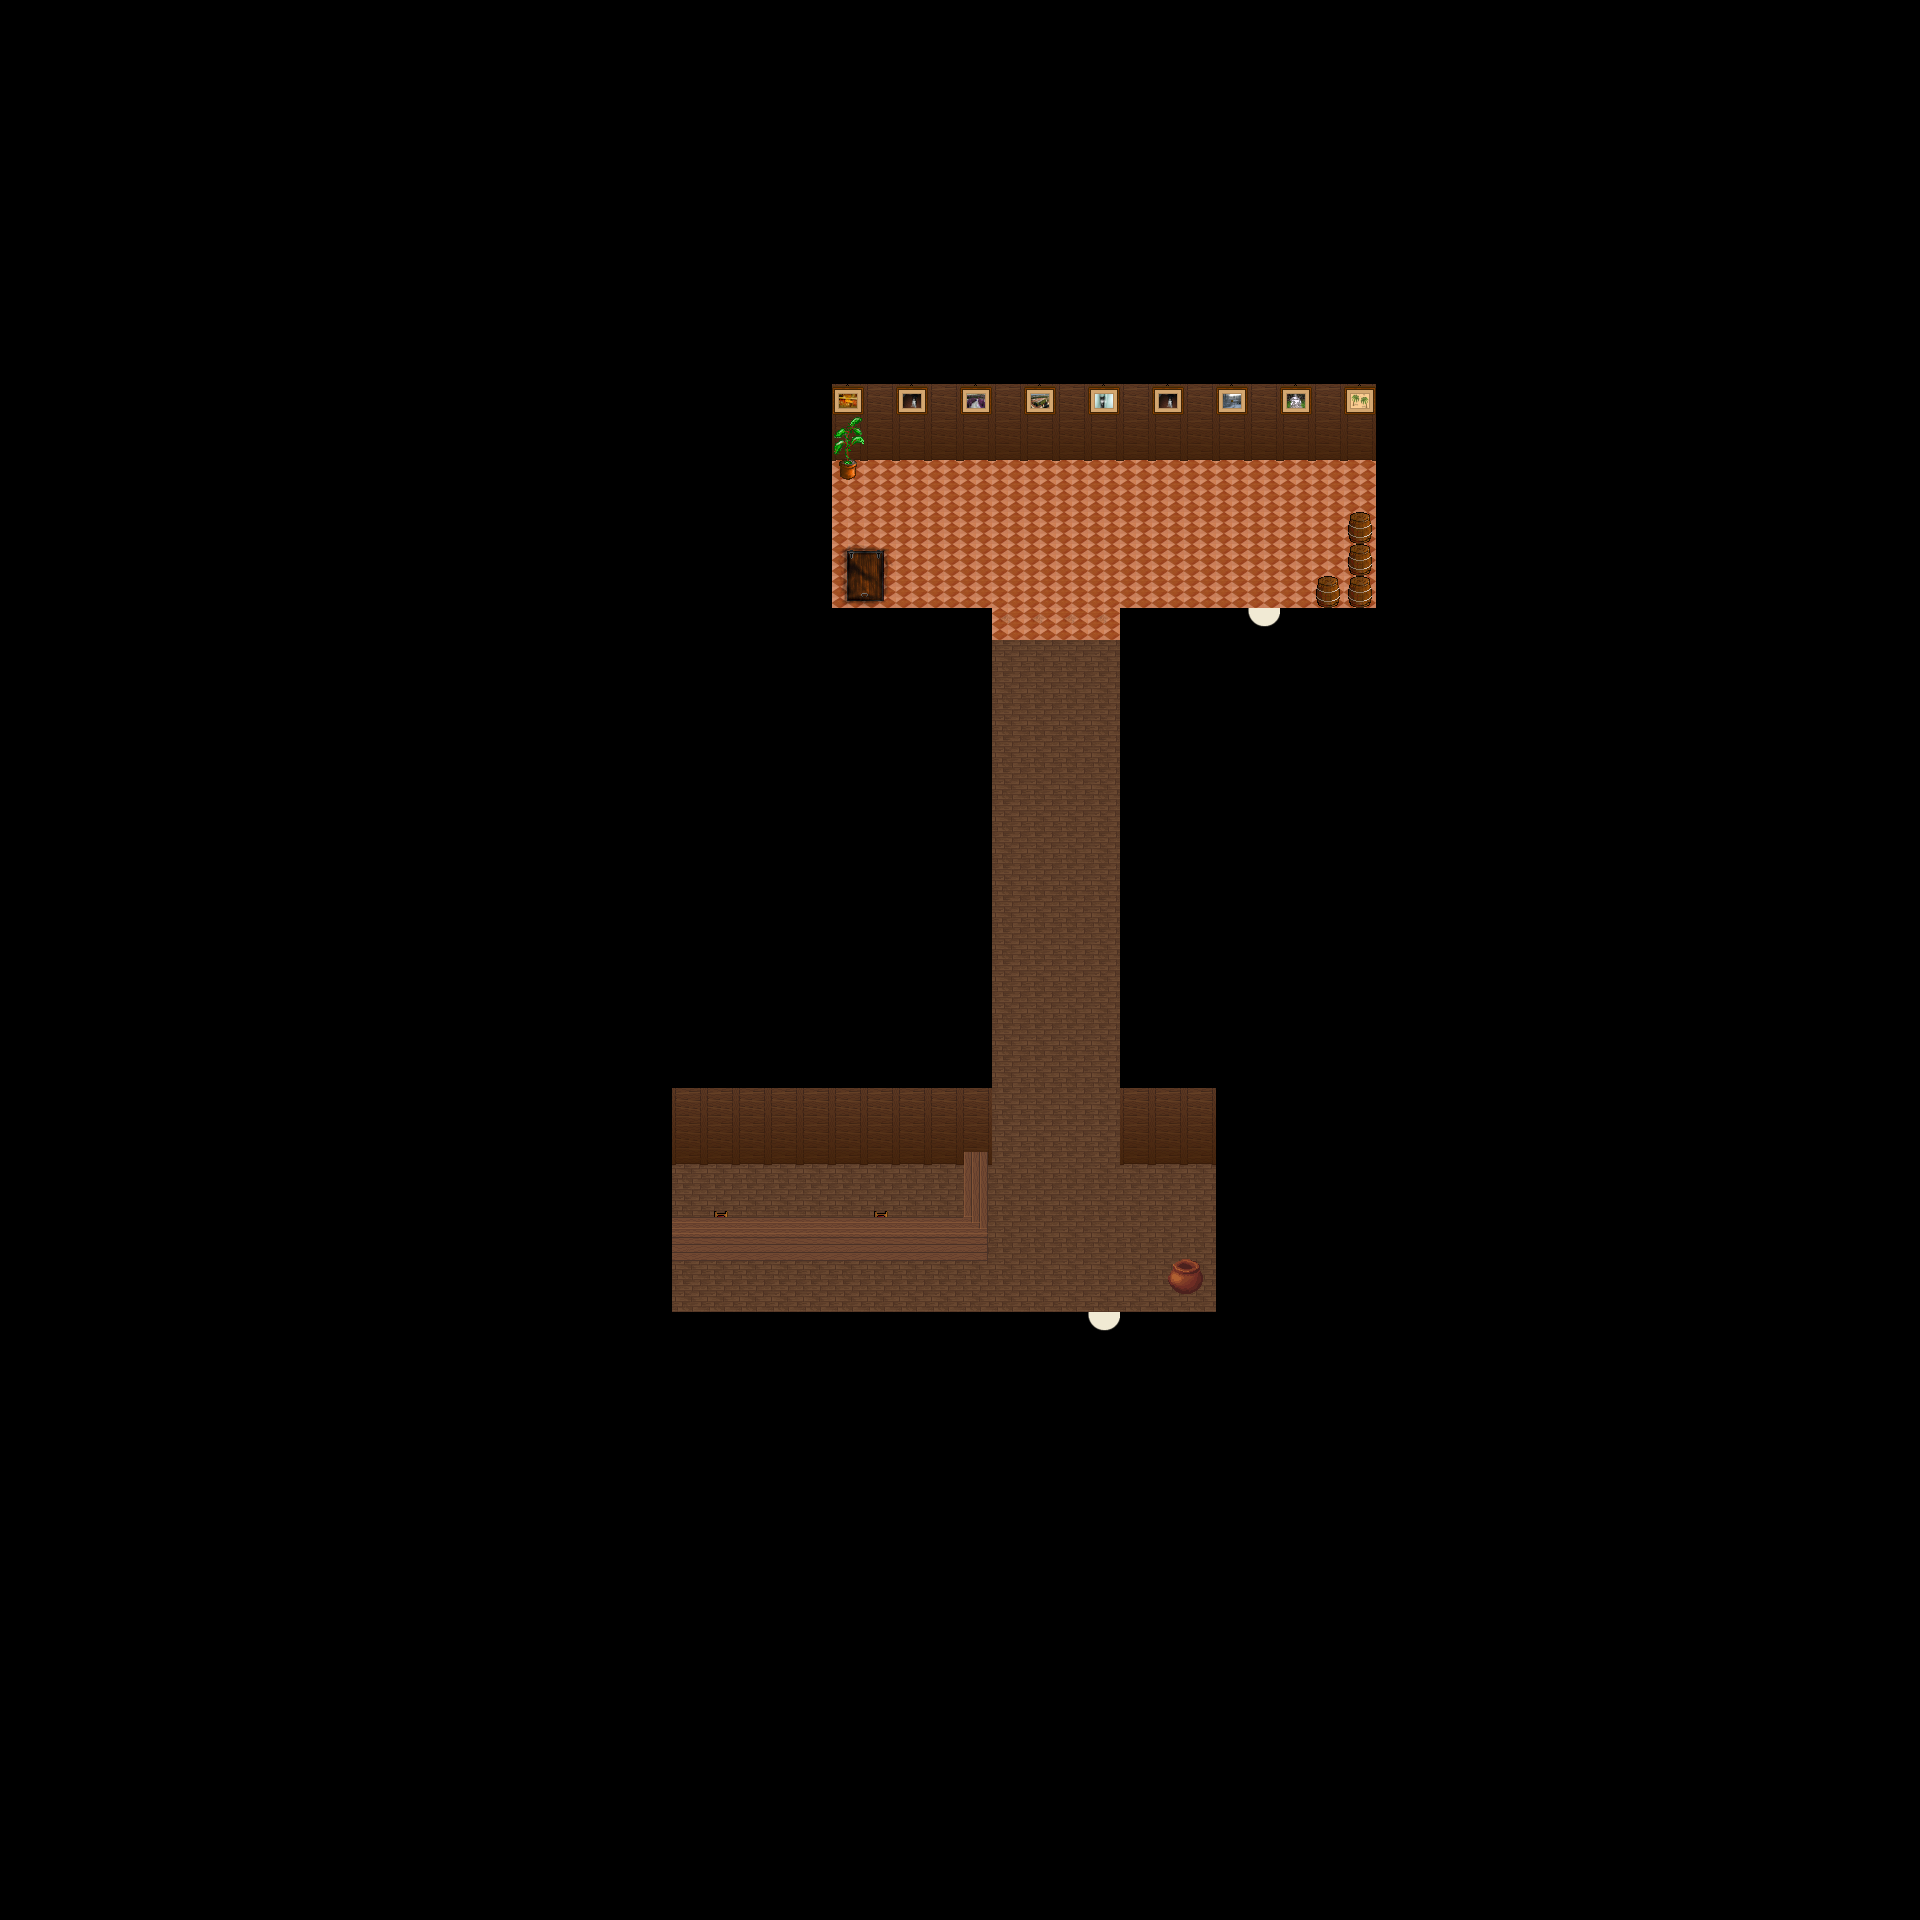

This is a level from a 2D game, rendered from its Tiled map with the project's own tilesets. A one-line summary and the map file follow, with tile-layer data summarised:
An orthogonal 60x60 tile map with 32x32 px tiles, 5 tile layers (Ground, Ground, Ground, Fringe, ...), 1 hidden layer not drawn, 6 tilesets and 3 objects (2x WARP, SCRIPT).

<map version="1.0" orientation="orthogonal" width="60" height="60" tilewidth="32" tileheight="32">
 <properties>
  <property name="music" value="faith.ogg" />
 </properties>
 <tileset firstgid="1" name="collision1_32_32" tilewidth="32" tileheight="32">
  <image source="../graphics/tiles/collision1_32_32.png" width="1024" height="1024" />
 </tileset>
 <tileset firstgid="1025" name="indoor3_32_32" tilewidth="32" tileheight="32">
  <image source="../graphics/tiles/indoor3_32_32.png" width="1024" height="1024" />
 </tileset>
 <tileset firstgid="2049" name="indoor2_32_32" tilewidth="32" tileheight="32">
  <image source="../graphics/tiles/indoor2_32_32.png" width="1024" height="1024" />
 </tileset>
 <tileset firstgid="3073" name="indoor2_32_64" tilewidth="32" tileheight="64">
  <image source="../graphics/tiles/indoor2_32_64.png" width="1024" height="1024" />
 </tileset>
 <tileset firstgid="3585" name="indoor2_32_96" tilewidth="32" tileheight="96">
  <image source="../graphics/tiles/indoor2_32_96.png" width="1024" height="960" />
 </tileset>
 <tileset firstgid="3905" name="indoor1_32_64" tilewidth="32" tileheight="64">
  <image source="../graphics/tiles/indoor1_32_64.png" width="1024" height="1024" />
 </tileset>
 <layer name="Ground" width="60" height="60">
  <data>[3600 cells, 3600 non-empty, 9 distinct tile ids]</data>
 </layer>
 <layer name="Ground" width="60" height="60">
  <data>[3600 cells, 90 non-empty, 3 distinct tile ids]</data>
 </layer>
 <layer name="Ground" width="60" height="60">
  <data>[3600 cells, 26 non-empty, 13 distinct tile ids]</data>
 </layer>
 <layer name="Fringe" width="60" height="60">
  <data>[3600 cells, 5 non-empty, 4 distinct tile ids]</data>
 </layer>
 <layer name="Over" width="60" height="60">
  <data>[3600 cells, 9 non-empty, 1 distinct tile ids]</data>
 </layer>
 <layer name="Collision" width="60" height="60" visible="0">
  <data>[3600 cells, 3380 non-empty, 1 distinct tile ids]</data>
 </layer>
 <objectgroup name="Object" width="60" height="60">
  <object name="External Map Events" type="SCRIPT" x="0" y="0">
   <properties>
    <property name="FILENAME" value="scripts/maps/iw-nelaro-hotel-o00-o00-o00.lua" />
   </properties>
  </object>
  <object name="Warp to city" type="WARP" x="1088" y="1312" width="32" height="32">
   <properties>
    <property name="DEST_MAP" value="ow-o0000-n0004-o0000" />
    <property name="DEST_X" value="1680" />
    <property name="DEST_Y" value="4144" />
   </properties>
  </object>
  <object name="Warp to city" type="WARP" x="1246" y="604" width="32" height="32">
   <properties>
    <property name="DEST_MAP" value="ow-o0000-n0004-o0000" />
    <property name="DEST_X" value="1776" />
    <property name="DEST_Y" value="3888" />
   </properties>
  </object>
 </objectgroup>
</map>
